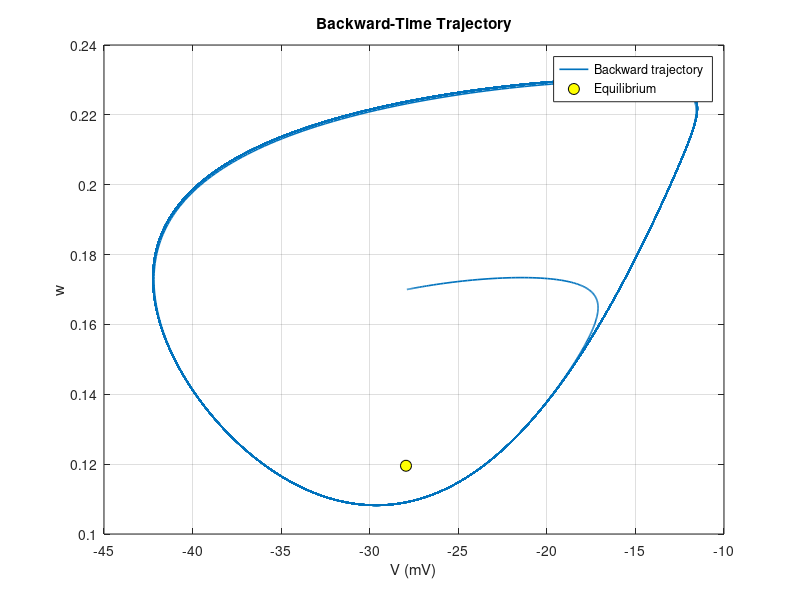
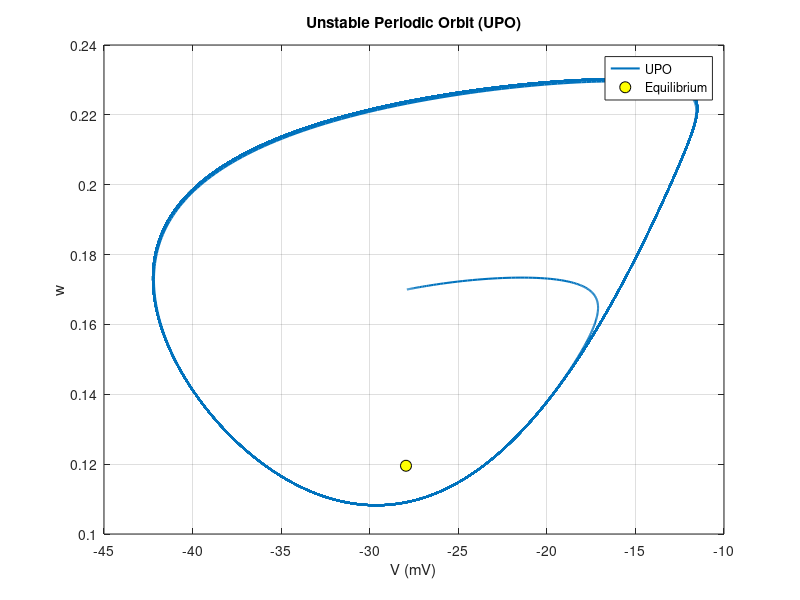

Write MATLAB code to recreate these figures, in order.
clear;
clc;
close all;
fprintf('Question 8\n'); 
%% Parameters
gca = 4.4;
gk  = 8.0;
gl  = 2.0;
vca = 120;
vk  = -84;
vl  = -60;
phi = 0.02;

V1 = -1.2;
V2 = 18;
V3 = 2;
V4 = 30;
C = 20;

Iext = 86;

%% Morris-Lecar functions
minf = @(V) 0.5*(1 + tanh((V-V1)/V2));
winf = @(V) 0.5*(1 + tanh((V-V3)/V4));
tauw = @(V) 1./cosh((V-V3)/(2*V4));

%% MLE equations
MLE = @(t,Y) [ ...
    (-gca*minf(Y(1))*(Y(1)-vca) ...
     -gk*Y(2)*(Y(1)-vk) ...
     -gl*(Y(1)-vl) + Iext)/C;
     
    phi*(winf(Y(1))-Y(2))/tauw(Y(1))
];

%% ---------------------------------------------------------------
% Find equilibrium for Iext = 86
% ---------------------------------------------------------------

F = @(V) -gca*minf(V).*(V-vca) ...
         -gk*winf(V).*(V-vk) ...
         -gl*(V-vl) + Iext;

Veq = fzero(F,-30);
weq = winf(Veq);

fprintf('Equilibrium:\n');
fprintf('Veq = %.6f mV\n',Veq);
fprintf('weq = %.6f\n',weq);

%% ---------------------------------------------------------------
% Run the model BACKWARDS in time
% ---------------------------------------------------------------

% Choose an initial point away from the equilibrium
Y0 = [-27.9; 0.17];

% Negative time means backwards integration
tspan_backward = [0 -5000];

options = odeset('RelTol',1e-8,'AbsTol',1e-10);

[tb,Yb] = ode45(MLE,tspan_backward,Y0,options);

%% ---------------------------------------------------------------
% Plot backward trajectory
% ---------------------------------------------------------------

figure;

plot(Yb(:,1),Yb(:,2),'LineWidth',1.2);
hold on;

plot(Veq,weq,'ko','MarkerSize',8,...
     'MarkerFaceColor','y');

xlabel('V (mV)');
ylabel('w');
title('Backward-Time Trajectory');
legend('Backward trajectory','Equilibrium');
grid on;

%% ---------------------------------------------------------------
% Zoom into the periodic orbit
% ---------------------------------------------------------------

figure;

plot(Yb(:,1),Yb(:,2),'LineWidth',1.5);
hold on;

plot(Veq,weq,'ko','MarkerSize',8,...
     'MarkerFaceColor','y');

xlabel('V (mV)');
ylabel('w');
title('Unstable Periodic Orbit (UPO)');
legend('UPO','Equilibrium');
grid on;
